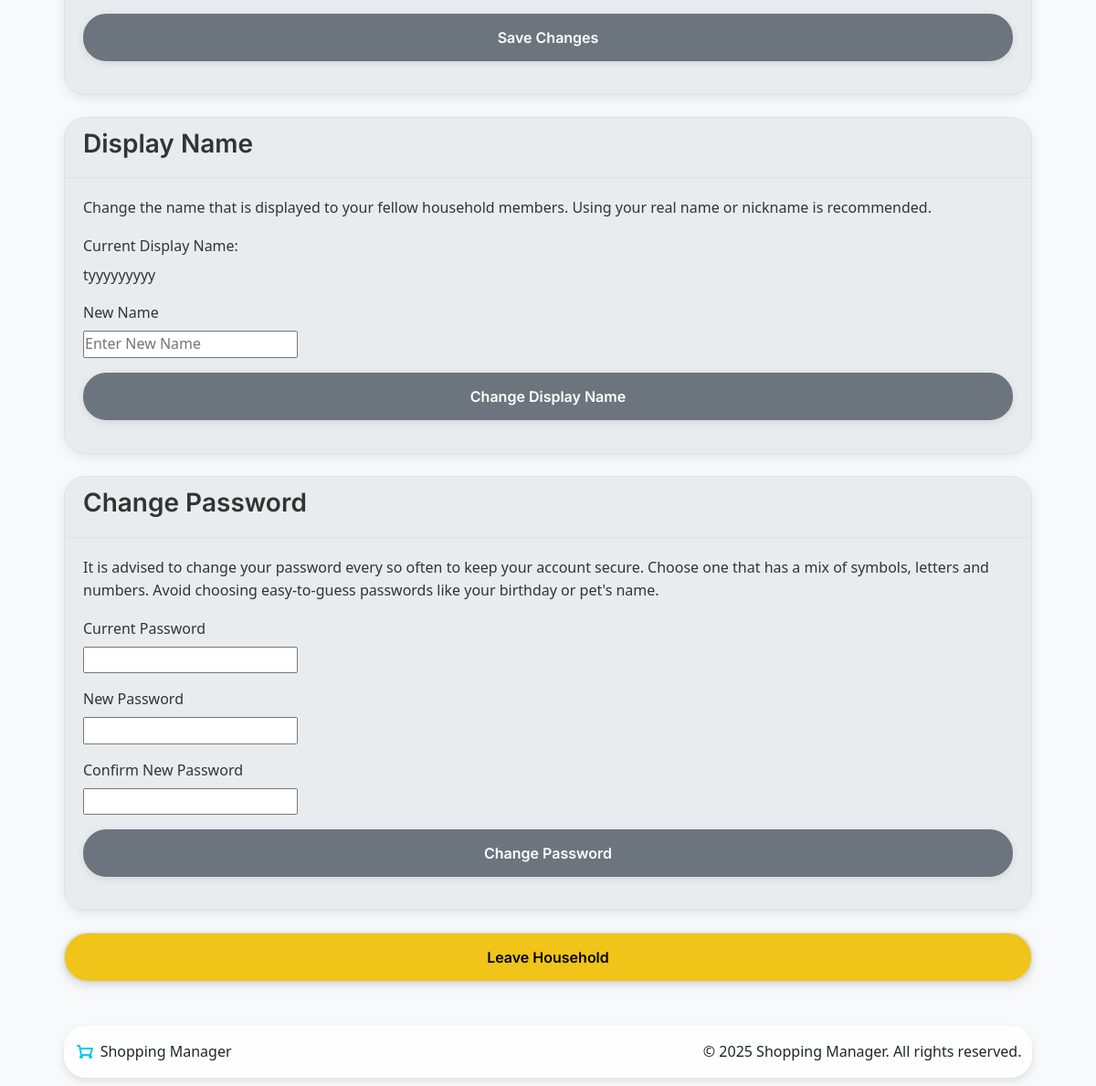
/settings/account (signed in, lower part), run on an earlier commit of the app's database.
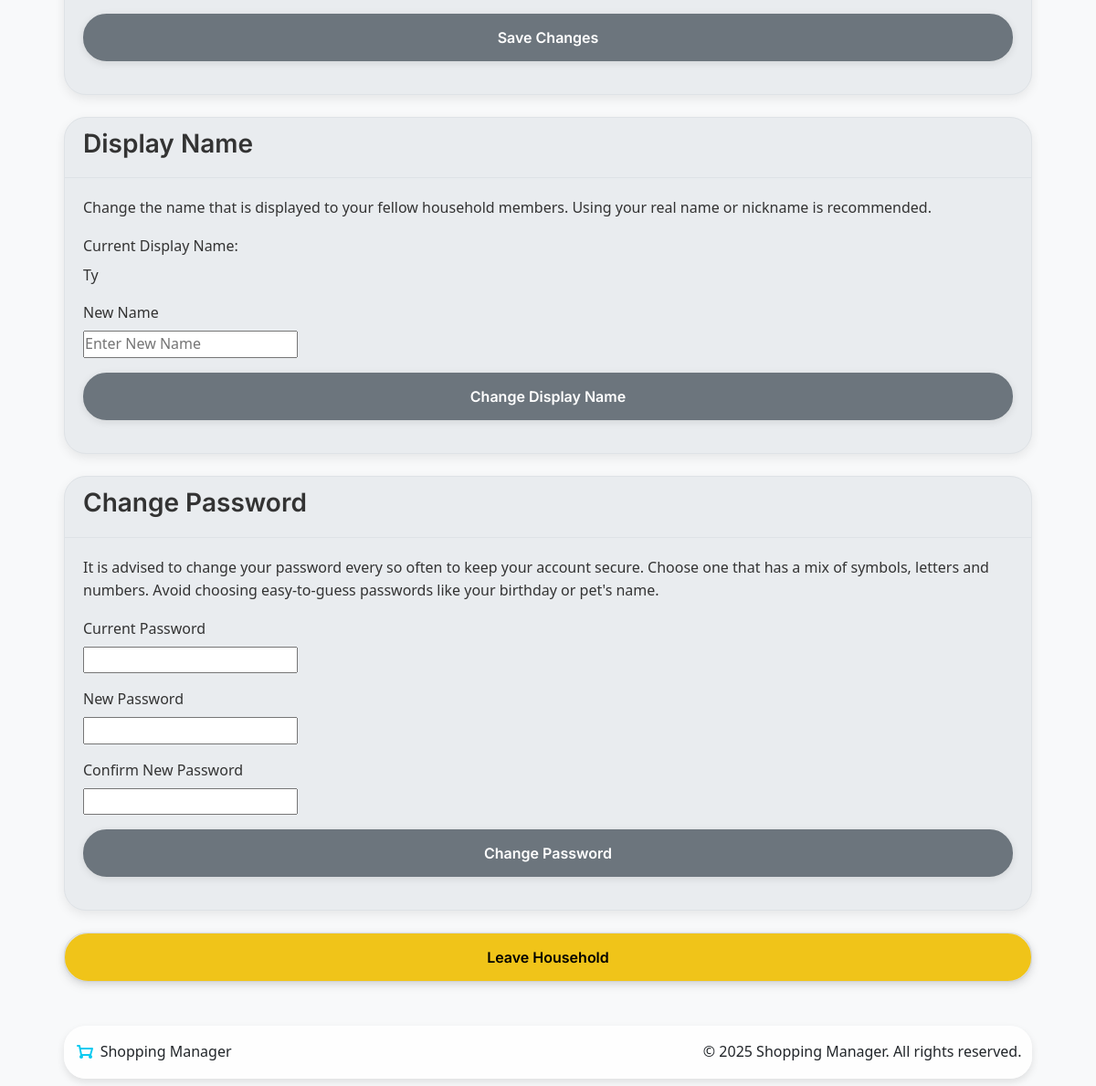
And on a later commit of the database.
### app/models.py (models this page shows, shortened)
class User(db.Model, UserMixin):
    __tablename__ = 'users'
    id = db.Column(db.Integer, primary_key=True)
    username = db.Column(db.String(80), unique=True, nullable=False)
    name = db.Column(db.String(80), nullable=False)
    password = db.Column(db.String(128), nullable=False)
    role = db.Column(db.String(20), default='member')  # member or admin
    avatar_url = db.Column(db.String(256), nullable=True)  # DiceBear URL or uploaded file path
    household_id = db.Column(db.Integer, db.ForeignKey('households.id'))
    household = db.relationship('Household', back_populates='members', foreign_keys=[household_id])
    administered_household = db.relationship('Household', back_populates='admin',
                                             foreign_keys='Household.admin_id', uselist=False)
    created_lists = db.relationship('ShoppingList', backref='creator', lazy=True)
    added_items = db.relationship('ListItem', backref='added_by', lazy=True)
    activities = db.relationship('ActivityLog', backref='user', lazy=True)
    def get_avatar_url(self):
        if not self.avatar_url:
            return f"https://api.dicebear.com/7.x/initials/svg?seed={self.username}"
        if self.avatar_url.startswith(('http://', 'https://')):
            return self.avatar_url
        return url_for('files_bp.uploaded_file', filename=self.avatar_url)

### app/settings/routes.py (the view)
@settings_bp.route('/account', methods=['GET'])
@login_required
def account_settings():
    form = AvatarForm()
    password_change_form = PasswordChangeForm()
    name_change_form = NameChangeForm()
    return render_template(
        'settings.html',
        form=form,
        password_change_form=password_change_form,
        name_change_form=name_change_form,
        seeds=['lion', 'tiger', 'dragon', 'phoenix', 'storm', 'warrior']
    )

### app/settings/forms.py
class AvatarForm(FlaskForm):
    dicebear_url = RadioField("Choose an Avatar", choices=[], validators=[Optional()])
    avatar_upload = FileField("Upload Profile Picture", validators=[
        FileAllowed(['jpg', 'jpeg', 'png'], 'File format not supported!')
    ])
    revert_avatar = HiddenField()
    submit = SubmitField("Save Changes")

class PasswordChangeForm(FlaskForm):
    old_password = PasswordField('Current Password', validators=[DataRequired()])
    new_password = PasswordField('New Password', validators=[
        DataRequired(),
        Length(min=8, message='Password must be at least 8 characters long')
    ])
    confirm_password = PasswordField('Confirm New Password', validators=[
        DataRequired(),
        EqualTo('new_password', message='Passwords must match')
    ])
    submit = SubmitField('Change Password')

### templates/settings.html (shortened to what the changed rows need)
{% extends "base.html" %}
{% block content %}
<div class="container mt-2">
    <div class="card sm-card">
        <div class="card-body">
            <form id="nameChangeForm" method="post" autocomplete="off">
                <div class="form-group mb-3">
                    <label class="form-label">Current Display Name:</label>
                    <span id="currentDisplayName" class="current-display-name">{{ current_user.name }}</span>
                </div>
            </form>
        </div>
    </div>
</div>
{% endblock %}

What changed in the data, as far as the page shows it:
changed User: name "tyyyyyyyyy" → "Ty"
